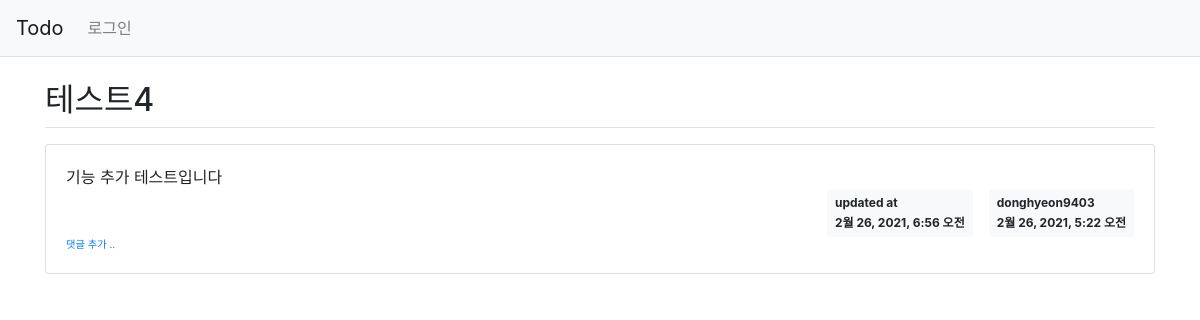
/todos/6/, run on an earlier commit of the app's database.
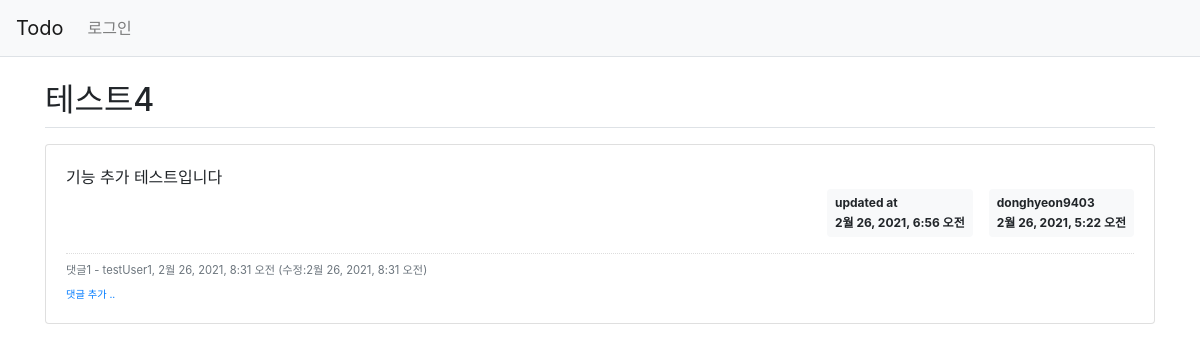
And on a later commit of the database.
### todos/models.py (models this page shows, shortened)
class Comment(models.Model):
    contents = models.TextField()
    created_at = models.DateTimeField(auto_now_add=True)
    updated_at = models.DateTimeField(auto_now=True)
    author = models.ForeignKey(User, on_delete=models.CASCADE)
    todo = models.ForeignKey(Todo, null=True, blank=True, on_delete=models.CASCADE)

### todos/views.py (the view)
# urls.py: path('<int:todo_id>/', views.detail, name='detail'),
def detail(request, todo_id):
    todo = Todo.objects.get(id=todo_id)
    context = {'todo': todo}
    return render(request, 'todos/todo_detail.html', context)

### templates/todos/todo_detail.html (shortened to what this page needs)
{% extends 'base.html' %}
{% block content %}
<div class="container my-3">
    <h2 class="border-bottom py-2">{{ todo.title }}</h2>
    <div class="card my-3">
        <div class="card-body">
            <div class="card-text" style="white-space: pre-line;">{{ todo.description }}</div>
            <div class="d-flex justify-content-end">
                {% if todo.updated_at %}
                <div class="badge badge-light p-2 text-left mx-3">
                    <div class="mb-2">updated at</div>
                    <div>{{ todo.updated_at }}</div>
                </div>
                {% endif %}
                <div class="badge badge-light p-2 text-left">
                    <div class="mb-2">{{ todo.author.username }}</div>
                    <div>{{ todo.created_at }}</div>
                </div>
            </div>
            {% if todo.comment_set.count > 0 %}
            <div class="mt-3">
            {% for comment in todo.comment_set.all %}
                <div class="comment py-2 text-muted">
                    <span style="white-space: pre-line;">{{ comment.contents }}</span>
                    <span>
                        - {{ comment.author }}, {{ comment.created_at }}
                        {% if comment.updated_at %}
                        (수정:{{ comment.updated_at }})
                        {% endif %}
                    </span>
                </div>
            {% endfor %}
            </div>
            {% endif %}
            <div>
                <a href="{% url 'todos:comment_create' todo.id  %}"
                   class="small"><small>댓글 추가 ..</small></a>
            </div>
        </div>
    </div>
</div>
{% endblock %}

What changed in the data, as far as the page shows it:
added Comment: contents "댓글1", author "testUser1", created_at "2월 26, 2021, 8:31 오전", updated_at "2월 26, 2021, 8:31 오전"
